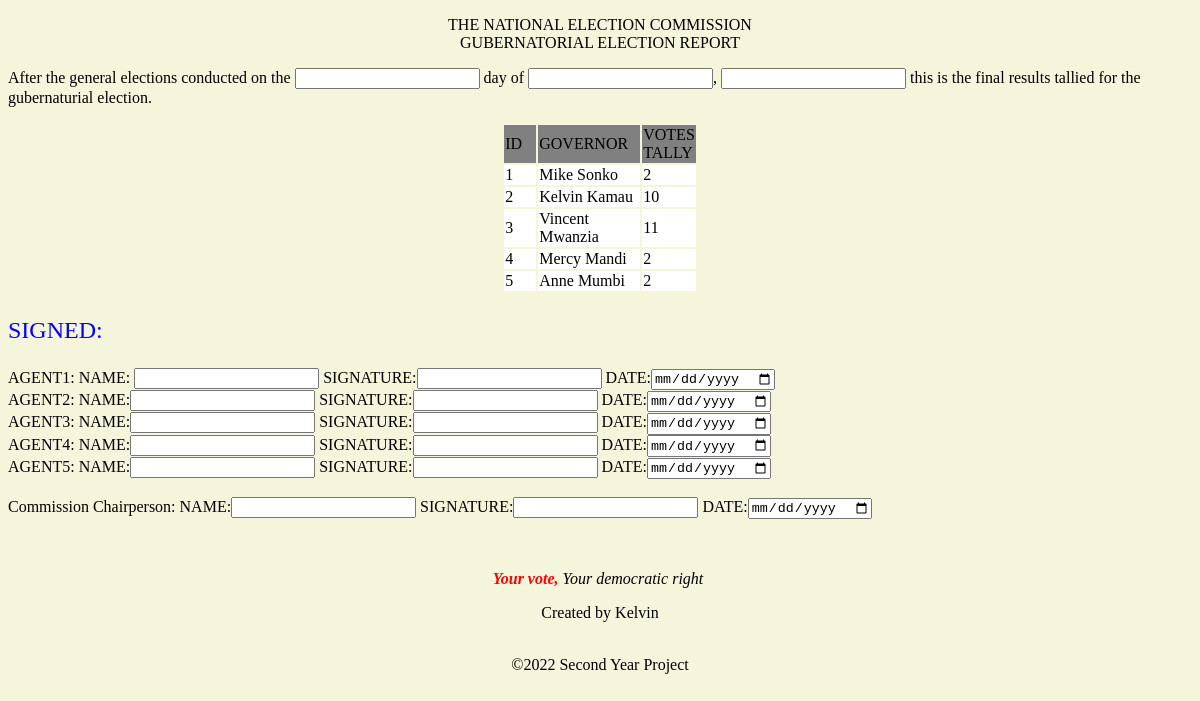
The page /reports/gvn.php on the database its author committed.
### tables this page shows
CREATE TABLE `gvn` (
  `candidate_id` int(100) NOT NULL,
  `firstname` varchar(100) NOT NULL,
  `votecount` int(100) NOT NULL
);

### reports/gvn.php (the view, shortened to what this page needs)
<!DOCTYPE html>
<html lang="en">
<head>
    <link rel="stylesheet" href="../admin/style.css">
</head>
<body class="profile">
     <center><p>THE NATIONAL ELECTION COMMISSION <br>GUBERNATORIAL ELECTION REPORT</p></center>
     <div>
     <p>After the general elections conducted on the <input type="text"> day of <input type="text">, <input type="text"> this is the final results tallied for the gubernaturial election.</p>
     <?php
			include "../voter/database.php";
			$member = mysqli_query($con, 'SELECT * FROM gvn WHERE candidate_id NOT IN (6)' );
			if (mysqli_num_rows($member)== 0 ) {
				echo '<font color="red">No results found</font>';
			}
			else {
				echo '<center><table><tr bgcolor="grey">
			<td width="30px">ID</td>
			<td width="100px">GOVERNOR</td>
			<td width="30px">VOTES TALLY</td>
			</tr>';
			while($mb=mysqli_fetch_object($member))
					{
						$id=$mb->candidate_id;
						$name=$mb->firstname;
						$vote=$mb->votecount;
						echo '<tr bgcolor="white">';
				echo '<td>'.$id.'</td>';
				echo '<td>'.$name.'</td>';
				echo '<td>'.$vote.'</td>';
				echo "</tr>";
					}
					echo'</table></center>';
				}
			?>
	</div>
<div><p style="color: blue; font-size:x-large">SIGNED:</p></div>
<div>AGENT1: NAME: <input type="text"> SIGNATURE:<input type="text">  DATE:<input type="date"></div>
<div>AGENT2: NAME:<input type="text">  SIGNATURE:<input type="text">  DATE:<input type="date"></div>
<div>AGENT3: NAME:<input type="text">  SIGNATURE:<input type="text">  DATE:<input type="date"></div>
<div>AGENT4: NAME:<input type="text">  SIGNATURE:<input type="text">  DATE:<input type="date"></div>
<div>AGENT5: NAME:<input type="text">  SIGNATURE:<input type="text">  DATE:<input type="date"></div>
<br>
<div>Commission Chairperson: NAME:<input type="text">  SIGNATURE:<input type="text">  DATE:<input type="date"></div>
<br><br>
<div style="margin-top: 15px;">
<?php include "../voter/footer.php" ?>
</body>
</html>

### voter/footer.php
<html>
<center>
    <font color="red"><b><i>Your vote,  </i></b></font color="green"><i>Your democratic right&nbsp;</i> <p>Created by Kelvin</p>
<br>&copy;2022 Second Year Project</center>
</body>
</html>

### admin/style.css (style rules this page uses)
.profile { background-image: url("ack.jpg"); background-color: beige; background-repeat: no-repeat; background-size: cover; }

### rows shown on the page
gvn: candidate_id "1", firstname "Mike Sonko", votecount "2"
gvn: candidate_id "2", firstname "Kelvin Kamau", votecount "10"
gvn: candidate_id "3", firstname "Vincent Mwanzia", votecount "11"
gvn: candidate_id "4", firstname "Mercy Mandi", votecount "2"
gvn: candidate_id "5", firstname "Anne Mumbi", votecount "2"
